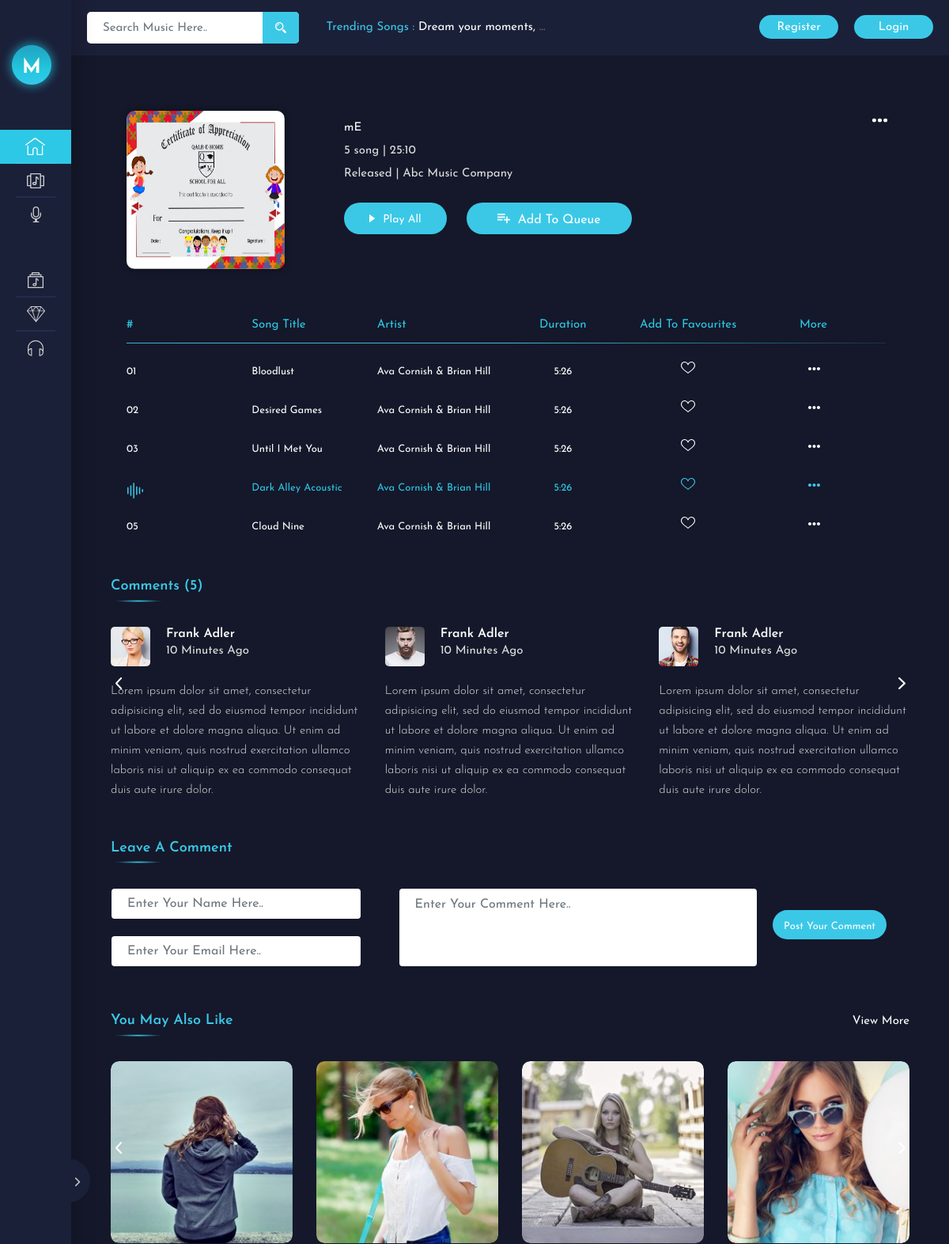
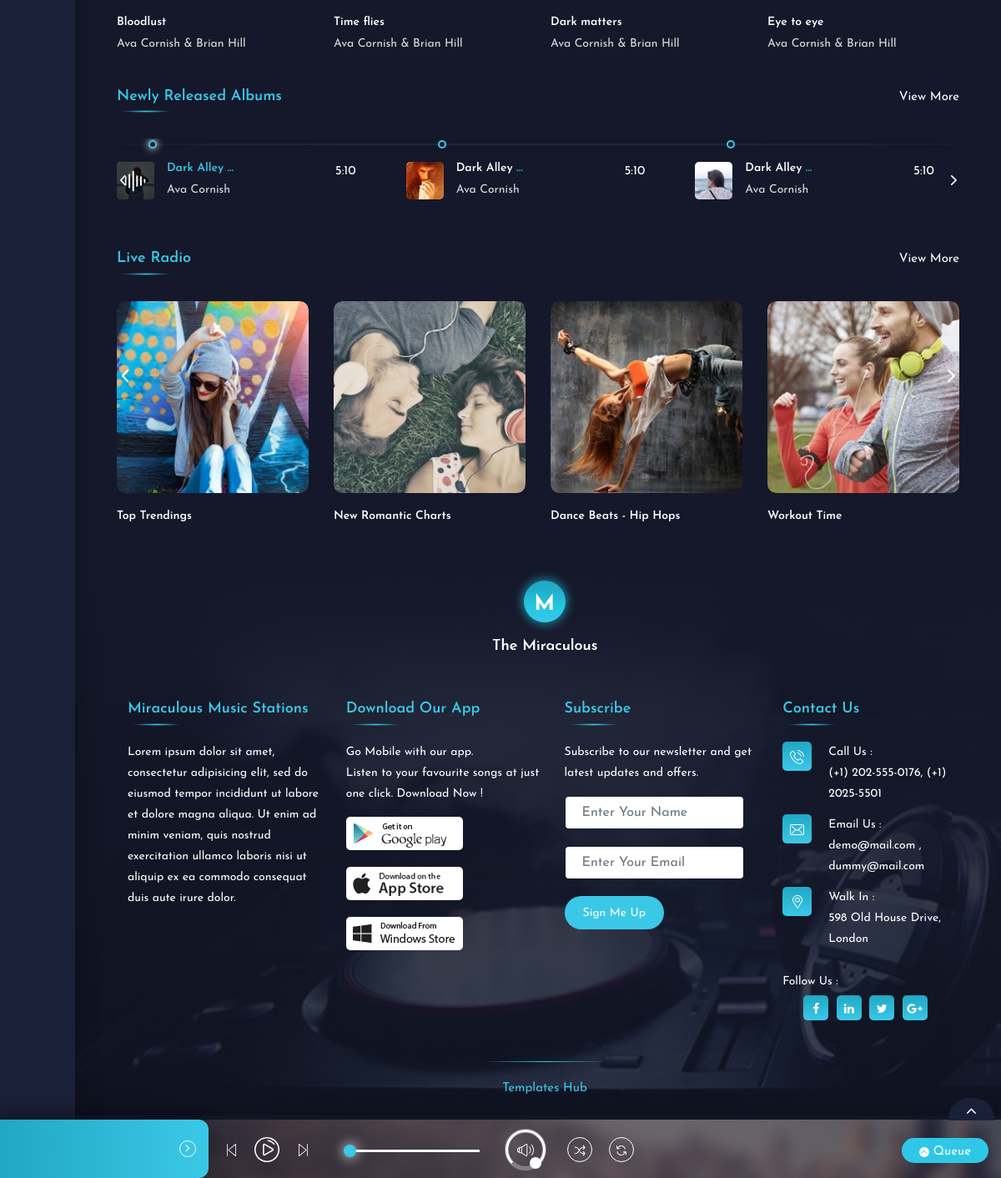
The app's page /album_single.php?id=10 with its own data (2 pictures, top to bottom).
### tables this page shows
CREATE TABLE `uploads` (
  `id` int(30) NOT NULL,
  `title` text NOT NULL,
  `genre_id` int(11) NOT NULL,
  `artist` text NOT NULL,
  `description` text NOT NULL,
  `cover_image` text NOT NULL,
  `music` varchar(354) NOT NULL
);

### album_single.php (the view, shortened to what the rows shown need)
<?php
$link = mysqli_connect('localhost', 'root', '', 'music_db');
$q = "SELECT *  from `uploads` where id =" . $_GET['id'];
$res = mysqli_query($link, $q);
$row = mysqli_fetch_assoc($res);
?>
<!DOCTYPE html>
<html lang="en">
<head>
    <link rel="stylesheet" type="text/css" href="css/fonts.css">
    <link rel="stylesheet" type="text/css" href="css/bootstrap.css">
    <link rel="stylesheet" type="text/css" href="css/font-awesome.min.css">
    <link rel="stylesheet" type="text/css" href="js/plugins/swiper/css/swiper.min.css">
    <link rel="stylesheet" type="text/css" href="js/plugins/nice_select/nice-select.css">
    <link rel="stylesheet" type="text/css" href="js/plugins/player/volume.css">
	<link rel="stylesheet" type="text/css" href="js/plugins/scroll/jquery.mCustomScrollbar.css">
    <link rel="stylesheet" type="text/css" href="css/style.css">
</head>
<body>
    <div class="ms_main_wrapper">
        <div class="ms_album_single_wrapper">
            <div class="album_single_data">
                <div class="album_single_img">
                    <img src="admin/assets/musicphoto/<?= $row["cover_image"] ?>" style="height: 200px; width: 200px;" alt="" class="img-fluid">
                </div>
                <div class="album_single_text">
                    <h2><?= $row['song_title']?></h2>
                    <p class="singer_name"><?= $row['artist']?></p>
                    <div class="album_feature">
                        <a href="#" class="album_date">5 song | 25:10</a>
                        <a href="#" class="album_date">Released <?= $row['song_title']?>  | Abc Music Company</a>
                    </div>
                    <div class="album_btn">
                        <a href="#" class="ms_btn play_btn"><span class="play_all"><img src="images/svg/play_all.svg" alt="">Play All</span><span class="pause_all"><img src="images/svg/pause_all.svg" alt="">Pause</span></a>
                        <a href="#" class="ms_btn"><span class="play_all"><img src="images/svg/add_q.svg" alt="">Add To Queue</span></a>
                    </div>
                </div>
            </div>
        </div>
        <div class="ms_content_wrapper ms_album_content">
            <div class="ms_test_wrapper">
                <div class="ms_heading">
                    <h1>comments (5)</h1>
                </div>
            </div>
            <div class="ms_cmnt_wrapper">
                <div class="ms_heading">
                    <h1>Leave A Comment</h1>
                </div>
            </div>
            <div class="ms_fea_album_slider padder_top5">
                <div class="ms_heading">
                    <h1>You May Also Like</h1>
                </div>
            </div>
            <div class="ms_releases_wrapper">
                <div class="ms_heading">
                    <h1>Newly Released Albums</h1>
                </div>
            </div>
            <div class="ms_radio_wrapper padder_top20">
                <div class="ms_heading">
                    <h1>Live Radio</h1>
                </div>
            </div>
        </div>
        <div class="ms_footer_wrapper">
            <div class="ms_footer_inner">
                <div class="row">
                    <div class="col-lg-3 col-md-6">
                        <div class="footer_box">
                            <h1 class="footer_title">miraculous music stations</h1>
                        </div>
                    </div>
                    <div class="col-lg-3 col-md-6">
                        <div class="footer_box footer_app">
                            <h1 class="footer_title">Download our App</h1>
                        </div>
                    </div>
                    <div class="col-lg-3 col-md-6">
                        <div class="footer_box footer_subscribe">
                            <h1 class="footer_title">subscribe</h1>
                        </div>
                    </div>
                    <div class="col-lg-3 col-md-6">
                        <div class="footer_box footer_contacts">
                            <h1 class="footer_title">contact us</h1>
                        </div>
                    </div>
                </div>
            </div>
        </div>
    </div>
</body>
</html>

### records on screen
uploads: cover_image (picture), artist "mE"
